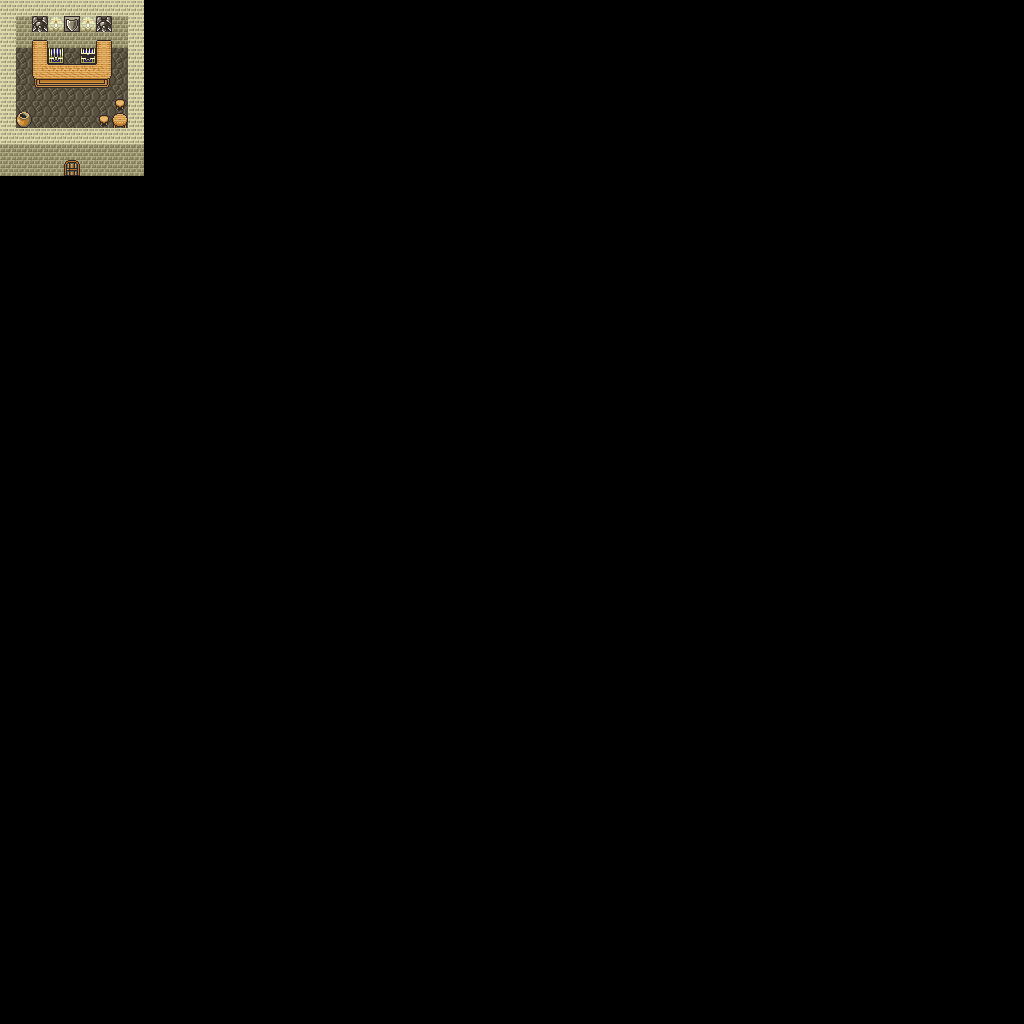

Tiled map render using the project's own tile images. Description and the map definition, with tile-layer contents summarised, below:
An orthogonal 64x64 tile map with 16x16 px tiles, 4 tile layers (Ground, Ground Decoration, Blocking, Overhead), 8 tilesets and 2 objects (TRANSITION, Spawn Point).

<map version="1.0" tiledversion="1.1.4" orientation="orthogonal" renderorder="right-down" width="64" height="64" tilewidth="16" tileheight="16" infinite="0" nextobjectid="20">
 <tileset firstgid="1" source="../tiles/Outdoors.tsx" />
 <tileset firstgid="37" source="../tiles/Water Border.tsx" />
 <tileset firstgid="49" source="../tiles/Buildings.tsx" />
 <tileset firstgid="113" source="../tiles/Chests (Open and Closed).tsx" />
 <tileset firstgid="115" source="../tiles/Doors (Open and Closed).tsx" />
 <tileset firstgid="117" source="../tiles/Water (Still).tsx" />
 <tileset firstgid="118" source="../tiles/Water (Moving).tsx" />
 <tileset firstgid="148" source="../tiles/Indoors.tsx" />
 <layer name="Ground" width="64" height="64">
  <data>[4096 cells, 35 non-empty, 1 distinct tile ids]</data>
 </layer>
 <layer name="Ground Decoration" width="64" height="64">
  <data>[4096 cells, 8 non-empty, 5 distinct tile ids]</data>
 </layer>
 <layer name="Blocking" width="64" height="64">
  <data>[4096 cells, 72 non-empty, 13 distinct tile ids]</data>
 </layer>
 <layer name="Overhead" width="64" height="64">
  <data>[4096 cells, 5 non-empty, 4 distinct tile ids]</data>
 </layer>
 <objectgroup name="Objects">
  <object id="17" name="To Village" type="TRANSITION" x="64" y="160" width="16" height="8">
   <properties>
    <property name="Target Map" value="Village Mist" />
    <property name="Target X" type="int" value="19" />
    <property name="Target Y" type="int" value="26" />
   </properties>
  </object>
  <object id="19" name="Spawn Point" x="64" y="112" width="16" height="16" />
 </objectgroup>
</map>
